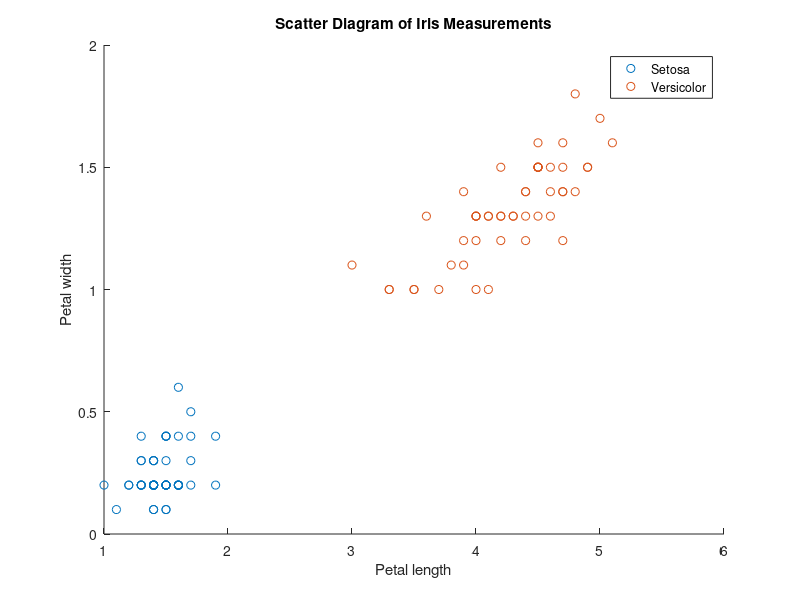

Write MATLAB code to recreate this figure. (Note: this script raises an error after producing the figure.)
load fisheriris
classKeep = ~strcmp(species,'virginica');
X = meas(classKeep,3:4);
y = species(classKeep);

gscatter(X(:,1),X(:,2),y);
title('Scatter Diagram of Iris Measurements')
xlabel('Petal length')
ylabel('Petal width')
legend('Setosa','Versicolor')

rng(1);
CVSVMModel = fitcsvm(X,y,'CrossVal','on');

[ScoreCVSVMModel,ScoreParameters] = fitSVMPosterior(CVSVMModel);